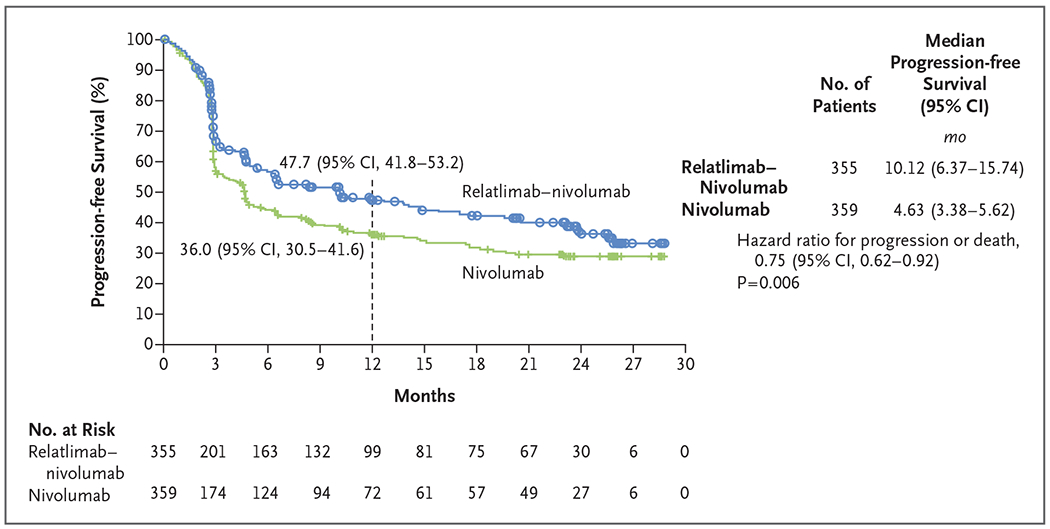
#> input picture data/examples/relativity047_pfs.png, 1050 x 529 px
$ python -i extractor.py   (imports and definitions only)
#> lines starting #> are read from the running program, lines starting #| are printed output that depends on the picture
# src/core/extractor.py
"""
Enhanced Kaplan-Meier Curve Extraction

Improvements over original:
1. Pre-flight quality assessment
2. Adaptive color tolerance based on image characteristics
3. Better deduplication with curve similarity scoring
4. Line detection preprocessing to identify actual curve pixels

Author: IPD Assistant
"""

import cv2
import numpy as np
import pandas as pd
from sklearn.cluster import KMeans
from scipy.interpolate import interp1d
from typing import List, Tuple, Optional, Dict


# =============================================================================
# PRE-FLIGHT QUALITY ASSESSMENT
# =============================================================================

def assess_extraction_difficulty(img_bgr: np.ndarray) -> Dict:
    """
    Analyze image to predict extraction success likelihood.

    Returns:
        dict with:
        - score: 0-100 (higher = easier to extract)
        - recommendation: 'auto', 'seeded', or 'manual'
        - reasons: list of factors affecting score
    """
    result = {
        'score': 50,
        'recommendation': 'auto',
        'reasons': []
    }

    img_hsv = cv2.cvtColor(img_bgr, cv2.COLOR_BGR2HSV)
    height, width = img_bgr.shape[:2]

    # 1. Check color saturation distribution
    saturation = img_hsv[:, :, 1].flatten()
    high_sat_pixels = np.sum(saturation > 80) / len(saturation)

    if high_sat_pixels > 0.05:
        result['score'] += 15
        result['reasons'].append(f"Good color saturation ({high_sat_pixels:.1%} saturated pixels)")
    elif high_sat_pixels < 0.01:
        result['score'] -= 20
        result['reasons'].append("Low saturation - colors may be washed out")

    # 2. Check for distinct color clusters
    colors = get_dominant_line_colors(cv2.cvtColor(img_bgr, cv2.COLOR_BGR2RGB), num_colors=6)

    if len(colors) >= 2:
        # Check hue separation between colors
        hues = [c[0] for c in colors]
        hue_diffs = [abs(hues[i] - hues[j]) for i in range(len(hues)) for j in range(i+1, len(hues))]
        min_hue_diff = min(hue_diffs) if hue_diffs else 0

        if min_hue_diff > 20:
            result['score'] += 20
            result['reasons'].append(f"Distinct colors detected (hue separation: {min_hue_diff}°)")
        elif min_hue_diff < 10:
            result['score'] -= 15
            result['reasons'].append("Similar colors - may confuse curve detection")
    else:
        result['score'] -= 25
        result['reasons'].append("Few distinct colors found")

    # 3. Check image resolution
    if width >= 800 and height >= 400:
        result['score'] += 10
        result['reasons'].append("Good resolution")
    elif width < 400 or height < 200:
        result['score'] -= 15
        result['reasons'].append("Low resolution may affect accuracy")

    # 4. Check for potential gridlines (horizontal lines)
    gray = cv2.cvtColor(img_bgr, cv2.COLOR_BGR2GRAY)
    edges = cv2.Canny(gray, 50, 150)
    lines = cv2.HoughLinesP(edges, 1, np.pi/180, threshold=100, minLineLength=width//3, maxLineGap=10)

    if lines is not None:
        horizontal_lines = sum(1 for line in lines if abs(line[0][1] - line[0][3]) < 5)
        if horizontal_lines > 5:
            result['score'] -= 10
            result['reasons'].append(f"Many gridlines detected ({horizontal_lines}) - may interfere")

    # 5. Background uniformity check
    # Sample corners for background color consistency
    corners = [
        img_bgr[10:30, 10:30],
        img_bgr[10:30, -30:-10],
        img_bgr[-30:-10, 10:30],
        img_bgr[-30:-10, -30:-10]
    ]
    corner_means = [np.mean(c) for c in corners]
    bg_variance = np.std(corner_means)

    if bg_variance < 20:
        result['score'] += 10
        result['reasons'].append("Uniform background")
    else:
        result['score'] -= 5
        result['reasons'].append("Non-uniform background")

    # Clamp score
    result['score'] = max(0, min(100, result['score']))

    # Set recommendation based on score
    if result['score'] >= 65:
        result['recommendation'] = 'auto'
    elif result['score'] >= 40:
        result['recommendation'] = 'seeded'
    else:
        result['recommendation'] = 'manual'

    return result


# =============================================================================
# COLOR DETECTION
# =============================================================================

def get_dominant_line_colors(img_rgb: np.ndarray, num_colors: int = 5) -> List[np.ndarray]:
    """
    K-Means to find line colors (ignoring white background/black text).

    Improved: Better filtering and adaptive thresholds.
    """
    img_hsv = cv2.cvtColor(img_rgb, cv2.COLOR_RGB2HSV)
    data = img_hsv.reshape((-1, 3))

    # Filter: Must have some saturation (not gray/white/black)
    # and reasonable value (not too dark)
    mask = (data[:, 1] > 30) & (data[:, 2] > 50) & (data[:, 2] < 245)
    data_filtered = data[mask]

    if len(data_filtered) < 100:
        return []

    # Limit sample size for performance
    if len(data_filtered) > 50000:
        indices = np.random.choice(len(data_filtered), 50000, replace=False)
        data_filtered = data_filtered[indices]

    try:
        kmeans = KMeans(n_clusters=min(num_colors, len(data_filtered) // 100),
                       random_state=42, n_init=10)
        kmeans.fit(data_filtered)
        centers = kmeans.cluster_centers_.astype(int)

        # Get cluster sizes for filtering
        labels = kmeans.labels_
        cluster_sizes = np.bincount(labels)

        # Filter: Keep saturated colors with enough pixels
        min_cluster_size = len(data_filtered) * 0.01  # At least 1% of colored pixels
        line_colors = []

        for i, center in enumerate(centers):
            if center[1] > 40 and cluster_sizes[i] > min_cluster_size:
                line_colors.append(center)

        # Sort by saturation (most saturated = most likely to be a line)
        line_colors.sort(key=lambda x: x[1], reverse=True)

        return line_colors

    except Exception as e:
        print(f"Color clustering error: {e}")
        return []


# [242 lines left out: functions calculate_adaptive_tolerance, extract_curve_from_mask, auto_extract_curves, deduplicate_arms, calculate_curve_similarity, get_extraction_summary, not called in this run]


# =============================================================================
# TEST
# =============================================================================

# [6 lines not run here, left out]

>>> import cv2
>>> picture = cv2.imread('../../data/examples/relativity047_pfs.png')
#> picture is the input picture: shape (529, 1050, 3); mean B, G, R 245.4, 245.3, 244.9
>>> result = assess_extraction_difficulty(picture)
#> in assess_extraction_difficulty, `img_hsv = cv2.cvtColor(img_bgr, cv2.COLOR_BGR2HSV)`: img_hsv: shape (529, 1050, 3); mean H, S, V 7.8, 2.3, 245.8
#> in assess_extraction_difficulty, `high_sat_pixels = np.sum(saturation > 80) / len(saturation)`: high_sat_pixels = 0.0109
#> in get_dominant_line_colors, `centers = kmeans.cluster_centers_.astype(int)`: centers = [[43, 56, 222], [106, 93, 207], [107, 133, 195], [43, 122, 196], [107, 162, 187], [107, 53, 227]]
#> in get_dominant_line_colors, `labels = kmeans.labels_`: labels = 6242 values, max 5 at index 0, min 0 at index 12, mean 2.54
#> in get_dominant_line_colors, `cluster_sizes = np.bincount(labels)`: cluster_sizes = [788, 665, 1677, 1386, 943, 783]
#> in get_dominant_line_colors, `min_cluster_size = len(data_filtered) * 0.01`: min_cluster_size = 62.42
#> the loop in get_dominant_line_colors, `for i, center in enumerate(centers):` made 6 passes
#> after the loop in get_dominant_line_colors, `for i, center in enumerate(centers):`: line_colors has the same summary as centers
#> in assess_extraction_difficulty, `colors = get_dominant_line_colors(cv2.cvtColor(img_bgr, cv2.COLOR_BGR2..`: colors = [[107, 162, 187], [107, 133, 195], [43, 122, 196], [106, 93, 207], [43, 56, 222], [107, 53, 227]]
#> in assess_extraction_difficulty, `hues = [c[0] for c in colors]`: hues = [107, 107, 43, 106, 43, 107]
#> in assess_extraction_difficulty, `hue_diffs = [abs(hues[i] - hues[j]) for i in range(len(hues)) for j in..`: hue_diffs = [0, 64, 1, 64, 0, 64, 1, 64, 0, 63, 0, 64, 63, 1, 64]
#> in assess_extraction_difficulty, `min_hue_diff = min(hue_diffs) if hue_diffs else 0`: min_hue_diff = 0
#> in assess_extraction_difficulty, `edges = cv2.Canny(gray, 50, 150)`:
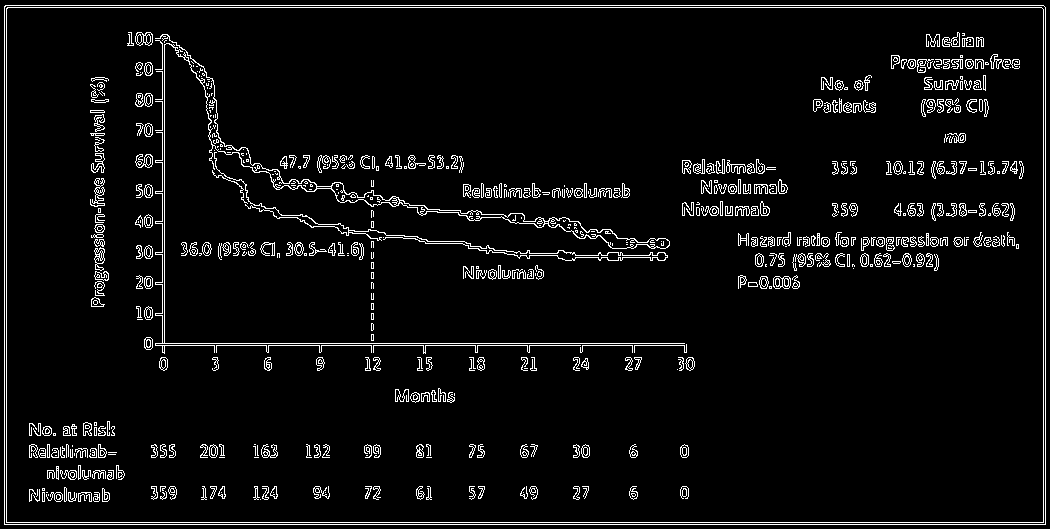
#> edges: shape (529, 1050); 5.1% white in thin lines or dots
#> in assess_extraction_difficulty, `lines = cv2.HoughLinesP(edges, 1, np.pi/180, threshold=100, minLineLen..`: lines = [[5, 5, 1043, 5], [4, 522, 1045, 522], [4, 524, 1045, 524], [4, 7, 1045, 7], [144, 343, 684, 343], [1045, 523, 1045, 8], [4, 523, 4, 6], [144, 345, 686, 345], [1043, 521, 1043, 9], [6, 521, 6, 8]]
#> in assess_extraction_difficulty, `horizontal_lines = sum(1 for line in lines if abs(line[0][1] - line[0]..`: horizontal_lines = 6
#> in assess_extraction_difficulty, `corner_means = [np.mean(c) for c in corners]`: corner_means = [255, 255, 254.5, 255]
#> in assess_extraction_difficulty, `bg_variance = np.std(corner_means)`: bg_variance = 0.234
#> result = 3 items
